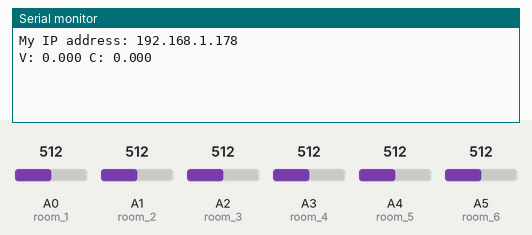
This sketch was run on a simulated Arduino Uno, built with avr-gcc and run on an emulated ATmega328P. Shown: the last lines printed to the serial monitor. The inputs (shaded band) are chosen by the test bench; at power-on: A1 (room_2) = 512, A3 (room_4) = 512, A0 (room_1) = 512, A2 (room_3) = 512, A4 (room_5) = 512, A5 (room_6) = 512. WiFi joins after 1.5 s; servers stay silent unless stated; uploads are accepted with an empty reply.

Above: at 2.2 s.
2.3 s: A1 (room_2) set to 320
At 3.7 s:
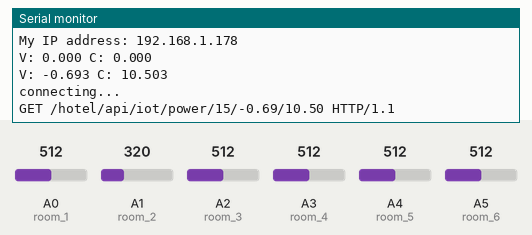
4.7 s: A3 (room_4) set to 320
At 5.56 s:
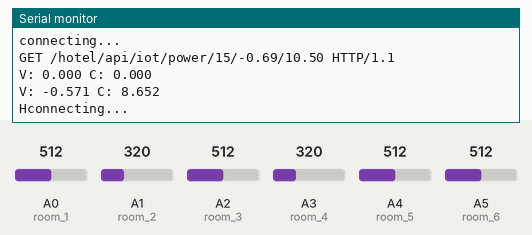
6.8 s: A0 (room_1) set to 320
At 8.1 s:
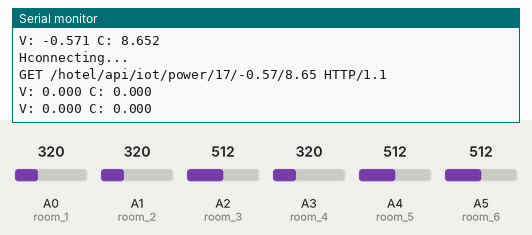
8.3 s: A2 (room_3) set to 320
At 9.6 s:
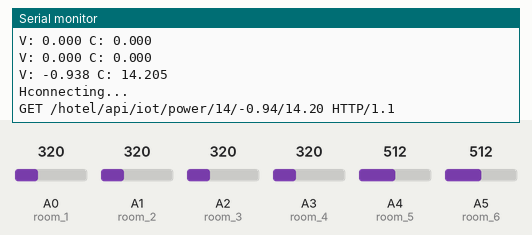
9.8 s: A1 (room_2) set to 306
At 10.8 s:
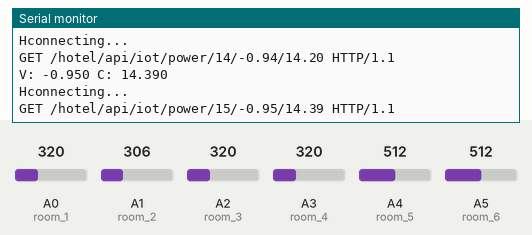
12.8 s: A4 (room_5) set to 320
At 13.7 s:
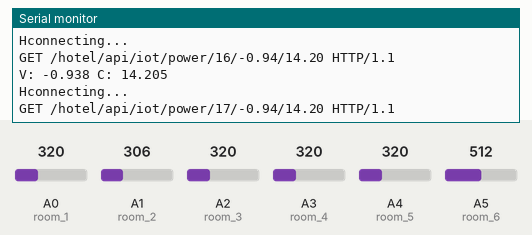
Timing chart, 0 to 15.3 s (numbered marks = the images above; inputs shaded):
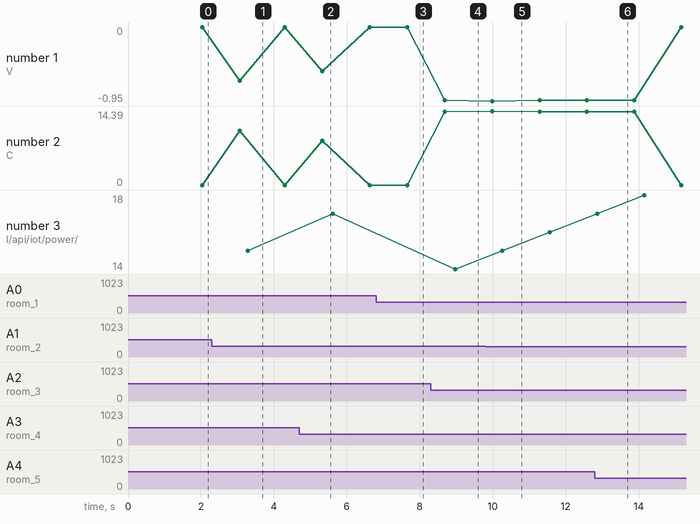

The sketch:

dccurrentflow.ino
```cpp
#include <SPI.h>
#include <Ethernet2.h>
#include <stdio.h>
#include <string.h>

// assign a MAC address for the ethernet controller.
// fill in your address here:
byte mac[] = {
  0xBE, 0xAD, 0xDE, 0xEF, 0xFE, 0xED
};

// fill in an available IP address on your network here,
// for manual configuration:
IPAddress ip(192, 168, 1, 178);

// fill in your Domain Name Server address here:
IPAddress myDns(1, 1, 1, 1);

// initialize the library instance:
EthernetClient client;

//char server[] = "www.arduino.cc";
IPAddress server(192,168,1,101);

unsigned int room_1 = A0;
unsigned int room_2 = A1;
unsigned int room_3 = A2;
unsigned int room_4 = A3;
unsigned int room_5 = A4;
unsigned int room_6 = A5;

volatile int rawVal_1 = 0;
volatile int rawVal_2 = 0;
volatile int rawVal_3 = 0;
volatile int rawVal_4 = 0;
volatile int rawVal_5 = 0;
volatile int rawVal_6 = 0;

const int mVperAmp = 66; // 100 for 20A, 185 for 5A
const int acOffset = 2500;

volatile double volt_1 = 0;
volatile double volt_2 = 0;
volatile double volt_3 = 0;
volatile double volt_4 = 0;
volatile double volt_5 = 0;
volatile double volt_6 = 0;

volatile double amps_1 = 0;
volatile double amps_2 = 0;
volatile double amps_3 = 0;
volatile double amps_4 = 0;
volatile double amps_5 = 0;
volatile double amps_6 = 0;

volatile double old_amps_1 = 0;
volatile double old_amps_2 = 0;
volatile double old_amps_3 = 0;
volatile double old_amps_4 = 0;
volatile double old_amps_5 = 0;
volatile double old_amps_6 = 0;

volatile double old_volts_1 = 0;
volatile double old_volts_2 = 0;
volatile double old_volts_3 = 0;
volatile double old_volts_4 = 0;
volatile double old_volts_5 = 0;
volatile double old_volts_6 = 0;

void setup() {
  Serial.begin(9600);
  while (!Serial) {
    ; // wait for serial port to connect. Needed for Leonardo only
  }

  // give the enthernet module time to boot up
  delay(1000);

  // Start the Ethernet connection using a fixed IP address and DNS server
  Ethernet.begin(mac, ip);

  // Print
  Serial.print("My IP address: ");
  Serial.println(Ethernet.localIP());

  //setPinModes();
}

void loop() {
  /*
   * PRESERVING THIS CODE
   * float AcsValue=0.0, Samples=0.0, AvgAcs=0.0, AcsValueF=0.0;
  for (int x = 0; x < 150; x++){ // Get 10 samples
    AcsValue = analogRead(A0); // Read current sensor value
    Samples = Samples + AcsValue; // Sum samples
    delay(3); // Let ADC settle before next sample 3ms
  }

  AvgAcs = Samples / 150.0; // Take average of samples

  AcsValueF = (2.5 - (AvgAcs * (5.0 / 1024.0))) / 0.185;

  Serial.print(AcsValueF);
  delay(50);*/

  getAmps1();
  //delay(3000);
  getAmps2();
  //delay(1000);
  getAmps3();
  //delay(1000);
  getAmps4();
  //delay(1000);
  getAmps5();
  //delay(1000);
  getAmps6();
  //delay(1000);*/
}

void setPinModes(){
  pinMode(room_1, INPUT);
  pinMode(room_2, INPUT);
  pinMode(room_3, INPUT);
  pinMode(room_4, INPUT);
  pinMode(room_5, INPUT);
  pinMode(room_6, INPUT);

  // Optional Internal Pull-Up
  //digitalWrite(room_1, LOW);
  //digitalWrite(room_2, LOW);
  //digitalWrite(room_3, LOW);
  //digitalWrite(room_4, LOW);
  //digitalWrite(room_5, LOW);
  //digitalWrite(room_6, LOW);
}

void getAmps1(){
  float avg = 0, acscurr = 0, acvolts;

  for (int i = 0; i < 330; i++){
    avg = avg + analogRead(room_1);
    delay(3);
  }

  avg = avg / 330.0;

  acscurr = (2.5 - (avg * (5.0 / 1024))) / 0.066;
  acvolts = (((avg / 1024) * 5000) / 1000) - 2.50;

  Serial.print("V: ");
  Serial.print(acvolts, 3);
  Serial.print(" C: ");
  Serial.println(acscurr, 3);

  if (old_amps_1 != acscurr || old_volts_1 != acvolts){
    old_volts_1 = acvolts;
    old_amps_1 = acscurr;

    postRecord(room_1, acvolts, acscurr);
  }

  /*rawVal_1 = analogRead(room_1);
  volt_1 = ((rawVal_1 / 1024.0) * 5000) / 1000; // Get the mV.
  amps_1 = ((volt_1 - acOffset) / mVperAmp);

  Serial.print("mV = ");
  Serial.print(volt_1, 3);
  Serial.print(" Amps = ");
  Serial.println(amps_1);

  if (old_amps_1 != amps_1 || old_volts_1 != volt_1){
    old_volts_1 = volt_1;
    old_amps_1 = amps_1;

    postRecord(room_1, volt_1, amps_1);
  }*/
}

void getAmps2(){
  float avg = 0, acscurr = 0, acvolts;

  for (int i = 0; i < 330; i++){
    avg = avg + analogRead(room_2);
    delay(3);
  }

  avg = avg / 330.0;

  acscurr = (2.5 - (avg * (5.0 / 1024))) / 0.066;
  acvolts = (((avg / 1024) * 5000) / 1000) - 2.50;

  Serial.print("V: ");
  Serial.print(acvolts, 3);
  Serial.print(" C: ");
  Serial.println(acscurr, 3);

  if (old_amps_2 != acscurr || old_volts_2 != acvolts){
    old_volts_2 = acvolts;
    old_amps_2 = acscurr;

    postRecord(room_2, acvolts, acscurr);
  }
}

void getAmps3(){

  float avg = 0, acscurr = 0, acvolts;

  for (int i = 0; i < 330; i++){
    avg = avg + analogRead(room_3);
    delay(3);
  }

  avg = avg / 330.0;

  acscurr = (2.5 - (avg * (5.0 / 1024))) / 0.066;
  acvolts = (((avg / 1024) * 5000) / 1000) - 2.50;

  Serial.print("V: ");
  Serial.print(acvolts, 3);
  Serial.print(" C: ");
  Serial.println(acscurr, 3);

  if (old_amps_3 != acscurr || old_volts_3 != acvolts){
    old_volts_3 = acvolts;
    old_amps_3 = acscurr;

    postRecord(room_3, acvolts, acscurr);
  }
}

void getAmps4(){
  float avg = 0, acscurr = 0, acvolts;

  for (int i = 0; i < 330; i++){
    avg = avg + analogRead(room_4);
    delay(3);
  }

  avg = avg / 330.0;

  acscurr = (2.5 - (avg * (5.0 / 1024))) / 0.066;
  acvolts = (((avg / 1024) * 5000) / 1000) - 2.50;

  Serial.print("V: ");
  Serial.print(acvolts, 3);
  Serial.print(" C: ");
  Serial.println(acscurr, 3);

  if (old_amps_4 != acscurr || old_volts_4 != acvolts){
    old_volts_4 = acvolts;
    old_amps_4 = acscurr;

    postRecord(room_4, acvolts, acscurr);
  }
}

void getAmps5(){
  float avg = 0, acscurr = 0, acvolts;

  for (int i = 0; i < 330; i++){
    avg = avg + analogRead(room_5);
    delay(3);
  }

  avg = avg / 330.0;

  acscurr = (2.5 - (avg * (5.0 / 1024))) / 0.066;
  acvolts = (((avg / 1024) * 5000) / 1000) - 2.50;

  Serial.print("V: ");
  Serial.print(acvolts, 3);
  Serial.print(" C: ");
  Serial.println(acscurr, 3);

  if (old_amps_5 != acscurr || old_volts_5 != acvolts){
    old_volts_5 = acvolts;
    old_amps_5 = acscurr;

    postRecord(room_5, acvolts, acscurr);
  }
}

void getAmps6(){
  float avg = 0, acscurr = 0, acvolts;

  for (int i = 0; i < 330; i++){
    avg = avg + analogRead(room_6);
    delay(3);
  }

  avg = avg / 330.0;

  acscurr = (2.5 - (avg * (5.0 / 1024))) / 0.066;
  acvolts = (((avg / 1024) * 5000) / 1000) - 2.50;

  Serial.print("V: ");
  Serial.print(acvolts, 3);
  Serial.print(" C: ");
  Serial.println(acscurr, 3);

  if (old_amps_6 != acscurr || old_volts_6 != acvolts){
    old_volts_6 = acvolts;
    old_amps_6 = acscurr;

    postRecord(room_6, acvolts, acscurr);
  }
}

void postRecord(unsigned int id, double volts, double amps){
  // if there's incoming data from the net connection.
  // send it out the serial port.  This is for debugging
  // purposes only:
  if (client.available()) {
    char c = client.read();
    Serial.write(c);
  }

  String url = "GET /hotel/api/iot/power/";
  url += id;
  url += "/";
  url += volts;
  url += "/";
  url += amps;
  url += " HTTP/1.1";
  httpRequest(url);
}

// This method makes a HTTP connection to the server.
void httpRequest(String url){
  // Close any connection before send a new request.
  // This will free the socket on the WiFi shield
  client.stop();

  // if there's a successful connection:
  if (client.connect(server, 8080)) {
    Serial.println("connecting...");
    Serial.println(url);

    client.println(url);
    client.println("Host: 192.168.1.101");
    client.println("User-Agent: arduino-ethernet");
    // client.println("Content-Type: application/json");
    client.println("Connection: close");
    client.println();
  }
  else {
    // if you couldn't make a connection:
    Serial.println("Connection failed");
  }
}
```

Measured:
- after the input at 2.3 s, the serial monitor: prints a new line after 0.76 s (image 1)
- after the input at 4.7 s, the serial monitor: prints a new line after 0.63 s (image 2)
- after the input at 9.8 s, the serial monitor: prints a new line after 0.19 s (image 5)
- plotted number 3: 15 → 17 after the input at 4.7 s, 16 → 18 after the input at 12.8 s
